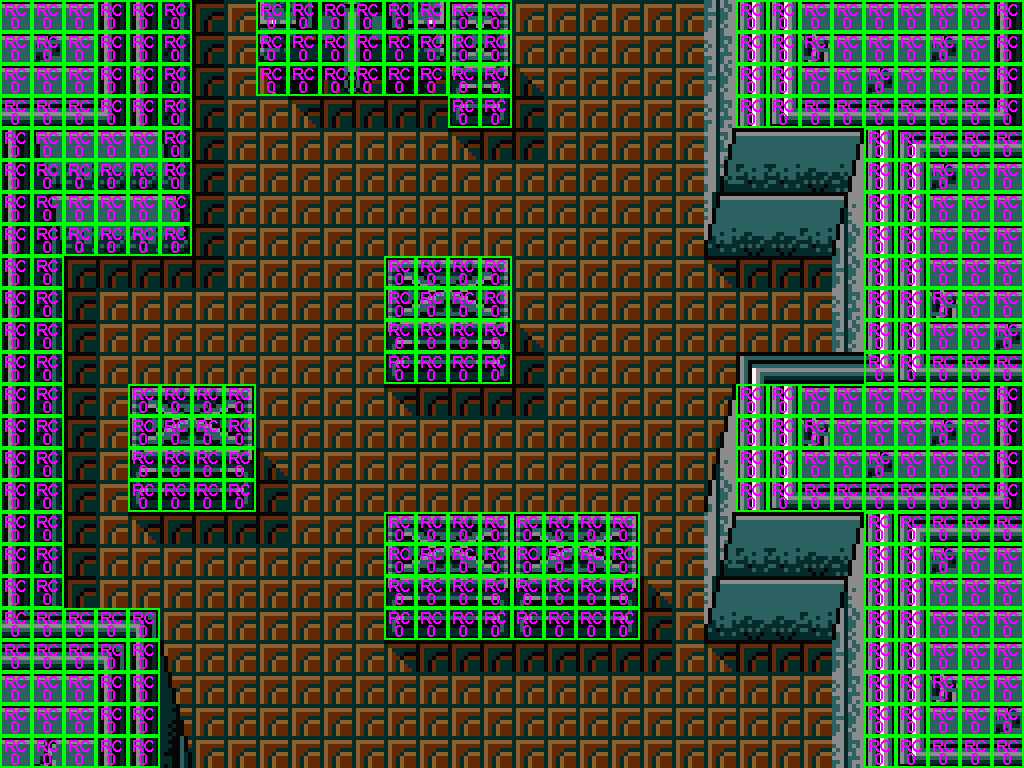

Rendered tile map (Tiled .tmx) drawn with the repository's tilesets; below, a short description and the full map source, tile grids included:
An orthogonal 32x24 tile map with 32x32 px tiles, 1 tile layer (astar), 1 image layer and 39 objects (19x solid, 6x Solid, 4x 0, 4x 1, 4x 2, ...).

<map version="1.10" tiledversion="1.11.0" orientation="orthogonal" renderorder="left-up" width="32" height="24" tilewidth="32" tileheight="32" infinite="0" nextlayerid="6" nextobjectid="39">
 <editorsettings>
  <export target="2.csv" format="csv" />
 </editorsettings>
 <tileset firstgid="1" source="tileset.tsx" />
 <imagelayer id="3" name="Image Layer 1">
  <image source="7.png" width="1024" height="768" />
 </imagelayer>
 <objectgroup id="3" name="tank">
  <object id="54" name="tank" type="Solid" x="352" y="0">
   <point />
  </object>
 </objectgroup>
 <objectgroup id="5" name="crate4x4">
  <object id="56" name="crate_4" type="Solid" x="192" y="448">
   <point />
  </object>
  <object id="5" name="crate_4" type="Solid" x="448" y="576">
   <point />
  </object>
  <object id="6" name="crate_4" type="Solid" x="576" y="576">
   <point />
  </object>
  <object id="8" name="crate_4" type="Solid" x="448" y="320">
   <point />
  </object>
 </objectgroup>
 <objectgroup id="7" name="crate2x4">
  <object id="48" name="crate_2" type="Solid" x="480" y="64">
   <point />
  </object>
 </objectgroup>
 <objectgroup id="4" name="wall">
  <object id="27" name="wall_v_2" type="solid" x="128" y="0" width="64" height="192">
   <properties>
    <property name="vhu" type="int" value="0" />
   </properties>
  </object>
  <object id="1" name="wall_v_2" type="solid" x="0" y="0" width="64" height="608">
   <properties>
    <property name="vhu" type="int" value="0" />
   </properties>
  </object>
  <object id="20" name="wall_v_2" type="solid" x="992" y="0" width="32" height="768">
   <properties>
    <property name="vhu" type="int" value="0" />
   </properties>
  </object>
  <object id="24" name="wall_v_2" type="solid" x="928" y="512" width="64" height="256">
   <properties>
    <property name="vhu" type="int" value="0" />
   </properties>
  </object>
  <object id="25" name="wall_v_2" type="solid" x="864" y="512" width="64" height="256">
   <properties>
    <property name="vhu" type="int" value="0" />
   </properties>
  </object>
  <object id="2" name="wall_v_2" type="solid" x="64" y="0" width="64" height="192">
   <properties>
    <property name="vhu" type="int" value="0" />
   </properties>
  </object>
  <object id="11" name="wall_u_2" type="solid" x="0" y="608" width="160" height="160">
   <properties>
    <property name="vhu" type="int" value="2" />
   </properties>
  </object>
  <object id="15" name="wall_h_2" type="solid" x="800" y="384" width="192" height="64">
   <properties>
    <property name="vhu" type="int" value="1" />
   </properties>
  </object>
  <object id="26" name="wall_h_2" type="solid" x="800" y="0" width="192" height="64">
   <properties>
    <property name="vhu" type="int" value="1" />
   </properties>
  </object>
  <object id="21" name="wall_h_2" type="solid" x="800" y="448" width="192" height="64">
   <properties>
    <property name="vhu" type="int" value="1" />
   </properties>
  </object>
  <object id="29" name="wall_h_2" type="solid" x="800" y="64" width="192" height="64">
   <properties>
    <property name="vhu" type="int" value="1" />
   </properties>
  </object>
  <object id="18" name="wall_u_2" type="solid" x="864" y="256" width="128" height="128">
   <properties>
    <property name="vhu" type="int" value="2" />
   </properties>
  </object>
  <object id="30" name="wall_u_2" type="solid" x="864" y="128" width="128" height="128">
   <properties>
    <property name="vhu" type="int" value="2" />
   </properties>
  </object>
  <object id="22" name="wall_u_2" type="solid" x="736" y="384" width="64" height="64">
   <properties>
    <property name="vhu" type="int" value="2" />
   </properties>
  </object>
  <object id="27" name="wall_u_2" type="solid" x="736" y="0" width="64" height="64">
   <properties>
    <property name="vhu" type="int" value="2" />
   </properties>
  </object>
  <object id="23" name="wall_u_2" type="solid" x="736" y="448" width="64" height="64">
   <properties>
    <property name="vhu" type="int" value="2" />
   </properties>
  </object>
  <object id="28" name="wall_u_2" type="solid" x="736" y="64" width="64" height="64">
   <properties>
    <property name="vhu" type="int" value="2" />
   </properties>
  </object>
  <object id="13" name="wall_u_2" type="solid" x="64" y="192" width="64" height="64">
   <properties>
    <property name="vhu" type="int" value="2" />
   </properties>
  </object>
  <object id="14" name="wall_u_2" type="solid" x="128" y="192" width="64" height="64">
   <properties>
    <property name="vhu" type="int" value="2" />
   </properties>
  </object>
 </objectgroup>
 <objectgroup id="14" name="rc">
  <object id="75" name="rc1" type="rc" x="192" y="-32" width="544" height="32">
   <properties>
    <property name="RoomChangeType" type="int" value="1" />
   </properties>
  </object>
  <object id="74" name="rc0" type="rc" x="160" y="768" width="704" height="32">
   <properties>
    <property name="RoomChangeType" type="int" value="0" />
   </properties>
  </object>
 </objectgroup>
 <objectgroup color="#00ff00" id="5" name="ep" class="0">
  <object id="17" name="0" type="0" x="288" y="576">
   <point />
  </object>
  <object id="19" name="1" type="0" x="96" y="576">
   <point />
  </object>
  <object id="20" name="2" type="0" x="96" y="352">
   <point />
  </object>
  <object id="21" name="3" type="0" x="288" y="352">
   <point />
  </object>
 </objectgroup>
 <objectgroup color="#ffff00" id="8" name="ep" class="1">
  <object id="26" name="0" type="1" x="352" y="672">
   <point />
  </object>
  <object id="25" name="1" type="1" x="672" y="672">
   <point />
  </object>
  <object id="24" name="2" type="1" x="672" y="480">
   <point />
  </object>
  <object id="23" name="3" type="1" x="352" y="480">
   <point />
  </object>
 </objectgroup>
 <objectgroup color="#55ffff" id="5" name="ep" class="2">
  <object id="35" name="0" type="2" x="288" y="192">
   <point />
  </object>
  <object id="36" name="1" type="2" x="640" y="192">
   <point />
  </object>
  <object id="37" name="2" type="2" x="640" y="352">
   <point />
  </object>
  <object id="38" name="3" type="2" x="544" y="192">
   <point />
  </object>
 </objectgroup>
 <layer id="9" name="astar" width="32" height="24">
  <data encoding="csv">
1,1,1,1,1,1,0,0,1,1,1,1,1,1,1,1,0,0,0,0,0,0,0,1,1,1,1,1,1,1,1,1,
1,1,1,1,1,1,0,0,1,1,1,1,1,1,1,1,0,0,0,0,0,0,0,1,1,1,1,1,1,1,1,1,
1,1,1,1,1,1,0,0,1,1,1,1,1,1,1,1,0,0,0,0,0,0,0,1,1,1,1,1,1,1,1,1,
1,1,1,1,1,1,0,0,0,0,0,0,0,0,1,1,0,0,0,0,0,0,0,1,1,1,1,1,1,1,1,1,
1,1,1,1,1,1,0,0,0,0,0,0,0,0,0,0,0,0,0,0,0,0,0,0,0,0,0,1,1,1,1,1,
1,1,1,1,1,1,0,0,0,0,0,0,0,0,0,0,0,0,0,0,0,0,0,0,0,0,0,1,1,1,1,1,
1,1,1,1,1,1,0,0,0,0,0,0,0,0,0,0,0,0,0,0,0,0,0,0,0,0,0,1,1,1,1,1,
1,1,1,1,1,1,0,0,0,0,0,0,0,0,0,0,0,0,0,0,0,0,0,0,0,0,0,1,1,1,1,1,
1,1,0,0,0,0,0,0,0,0,0,0,1,1,1,1,0,0,0,0,0,0,0,0,0,0,0,1,1,1,1,1,
1,1,0,0,0,0,0,0,0,0,0,0,1,1,1,1,0,0,0,0,0,0,0,0,0,0,0,1,1,1,1,1,
1,1,0,0,0,0,0,0,0,0,0,0,1,1,1,1,0,0,0,0,0,0,0,0,0,0,0,1,1,1,1,1,
1,1,0,0,0,0,0,0,0,0,0,0,1,1,1,1,0,0,0,0,0,0,0,0,0,0,0,1,1,1,1,1,
1,1,0,0,1,1,1,1,0,0,0,0,0,0,0,0,0,0,0,0,0,0,0,1,1,1,1,1,1,1,1,1,
1,1,0,0,1,1,1,1,0,0,0,0,0,0,0,0,0,0,0,0,0,0,0,1,1,1,1,1,1,1,1,1,
1,1,0,0,1,1,1,1,0,0,0,0,0,0,0,0,0,0,0,0,0,0,0,1,1,1,1,1,1,1,1,1,
1,1,0,0,1,1,1,1,0,0,0,0,0,0,0,0,0,0,0,0,0,0,0,1,1,1,1,1,1,1,1,1,
1,1,0,0,0,0,0,0,0,0,0,0,1,1,1,1,1,1,1,1,0,0,0,0,0,0,0,1,1,1,1,1,
1,1,0,0,0,0,0,0,0,0,0,0,1,1,1,1,1,1,1,1,0,0,0,0,0,0,0,1,1,1,1,1,
1,1,0,0,0,0,0,0,0,0,0,0,1,1,1,1,1,1,1,1,0,0,0,0,0,0,0,1,1,1,1,1,
1,1,1,1,1,0,0,0,0,0,0,0,1,1,1,1,1,1,1,1,0,0,0,0,0,0,0,1,1,1,1,1,
1,1,1,1,1,0,0,0,0,0,0,0,0,0,0,0,0,0,0,0,0,0,0,0,0,0,0,1,1,1,1,1,
1,1,1,1,1,0,0,0,0,0,0,0,0,0,0,0,0,0,0,0,0,0,0,0,0,0,0,1,1,1,1,1,
1,1,1,1,1,0,0,0,0,0,0,0,0,0,0,0,0,0,0,0,0,0,0,0,0,0,0,1,1,1,1,1,
1,1,1,1,1,0,0,0,0,0,0,0,0,0,0,0,0,0,0,0,0,0,0,0,0,0,0,1,1,1,1,1
</data>
 </layer>
</map>